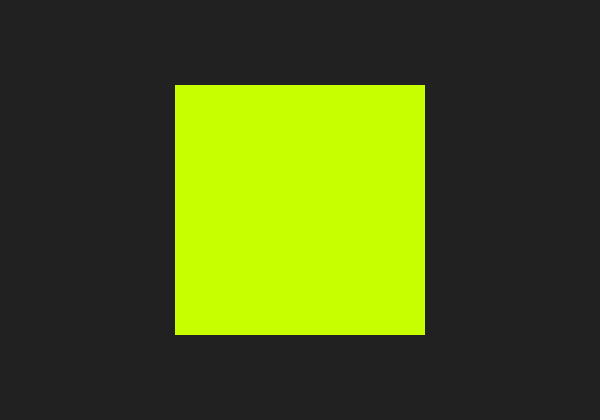
Frame 1 (no input)
Frame 60 (the mouse pressed at the canvas centre just before this capture): identical to frame 1, image omitted
Frame 120 (the mouse held since frame 60 and released just before this capture): identical to frame 1, image omitted

The Processing sketch that drew this single still picture (run headless with seeded random() and noise(); from frame 60 on, the mouse is pressed at the canvas centre):

// Processing sketch: KeyEvent_Switch_02
// ── KeyEvent_Switch_02.pde
/*
 * KEY_EVENTS_SWITCH_02
 * A slightly better version ;–)
 *
 * MW_2016
 * https://github.com/FreeArtBureau/ITERATIONS
 * www.iterations.fabprojects.codes
 *
 *
 * end
 */

/////////////////////////// GLOBALS ////////////////////////////
char KEYS;
/////////////////////////// SETUP ////////////////////////////

void setup() {
  size(600, 420);
  background(33);
  smooth();
  noStroke();
  rectMode(CENTER);
  KEYS = 'a';
}

/////////////////////////// DRAW ////////////////////////////
void draw() {
  background(33);

  keysInteraction();
  rect(width/2, height/2, 250, 250);
}

/////////////////////////// FUNCTIONS ////////////////////////////

void keyPressed() {
  KEYS=key;
}

void keysInteraction(){
   switch(KEYS) {
  case 'a':
    fill(200, 255, 0);
    break;
  case 'b':
    fill(0, 0, 255);
    break;
  case 'c':
    fill(255, 0, 200);
    break;
  
    case 'd':
    fill(255, 200, 100);
    break;
  }
 
}
